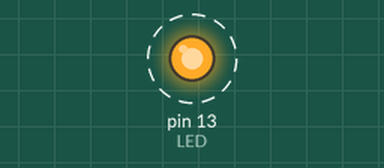
Recording of a sketch running on a simulated Arduino Uno, built with avr-gcc and run on an emulated ATmega328P. On the bench: output pins drawn as LEDs (lit = HIGH). Dashed ring = blinking.

Above: at 0.15 s.
Timing chart, 0 to 3.0 s (numbered marks = the images above):
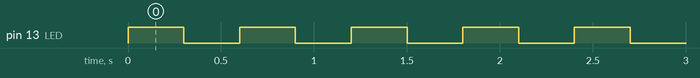

Measured:
- by itself, pin 13 (LED): alternates HIGH for 0.30 s and LOW for 0.30 s

The sketch:

BlinkR4.ino
```cpp
// Arduno uno R4 LED Switching on and off, Blinking

#define LED 13  // The Arduino UNO R4 pin 13 connected to the onboard LED

void setup() {
  // initialize digital pin 13 as an output.
  pinMode(LED, OUTPUT);
}

void loop() {
  digitalWrite(LED, HIGH);  // LED pin 13 switched on
  delay(300);               // 300 milliseconds delay
  digitalWrite(LED, LOW);   // LED pin 13 switched off
  delay(300);               // 300 milliseconds delay
}
```
